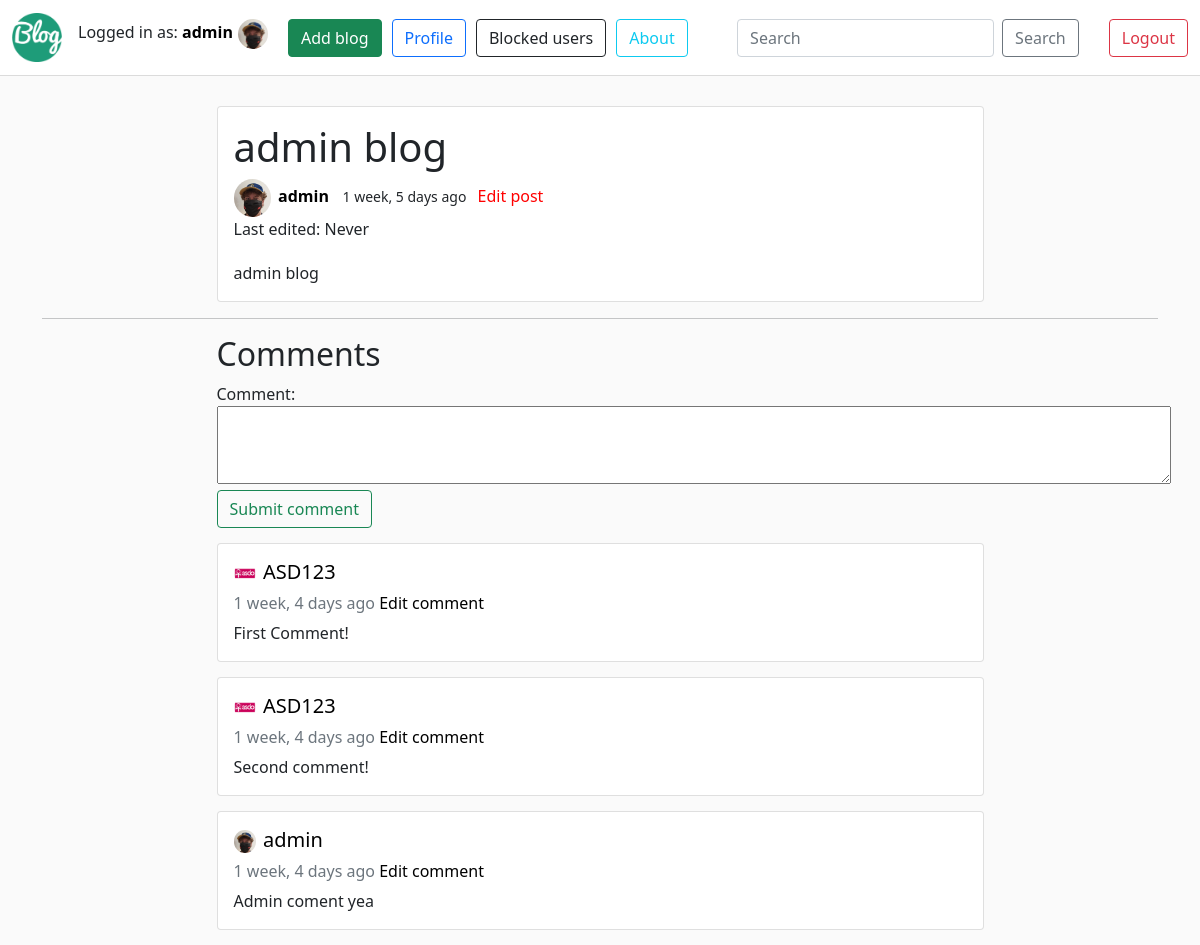
Before: /posts/3/ (signed in) with the older database file.
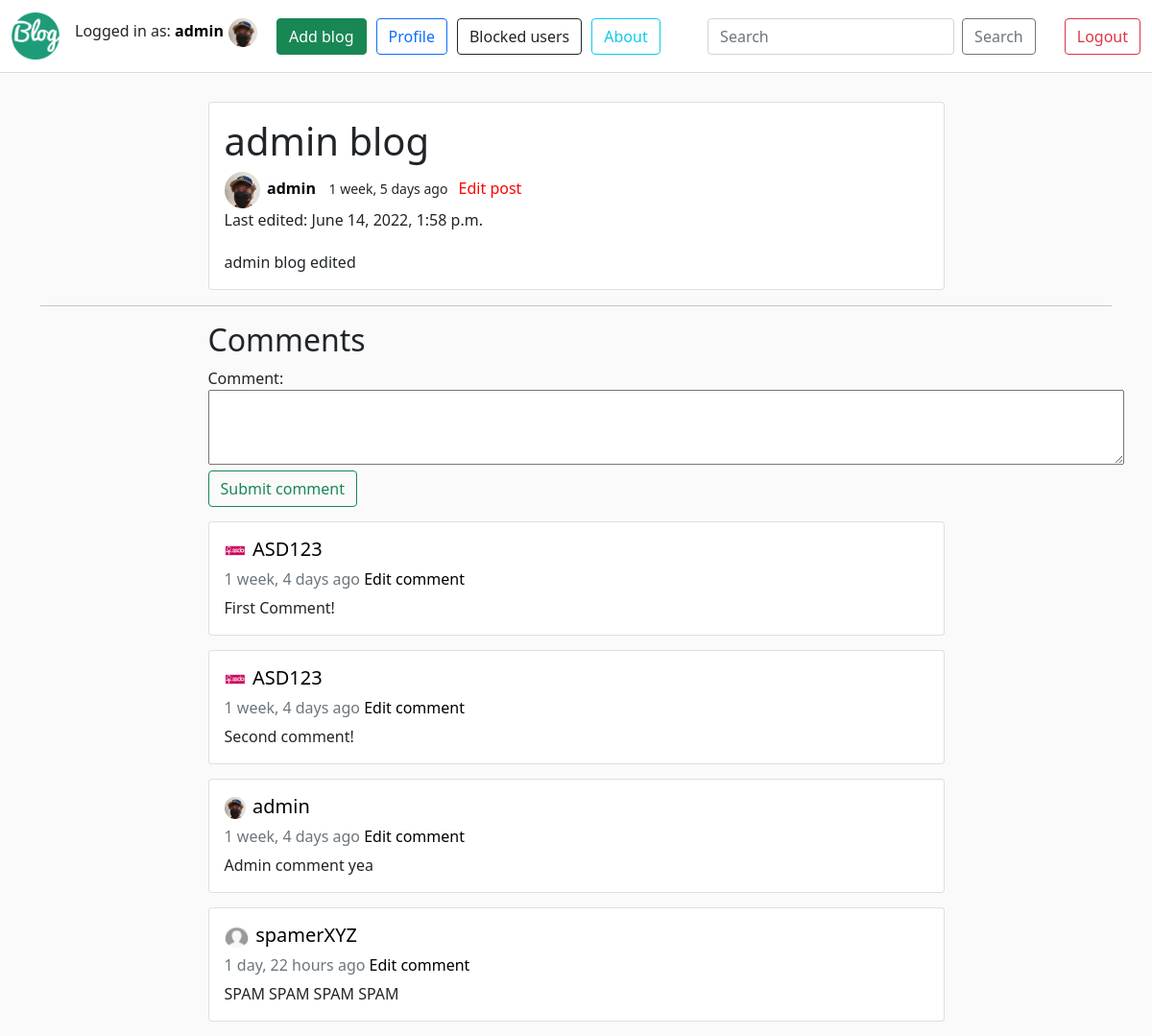
After: the same page with the newer database file.
### posts/models.py (models this page shows, shortened)
class Post(models.Model):
    title = models.CharField(max_length=255)
    slug = models.SlugField()
    body = models.TextField()
    created_at = models.DateTimeField(auto_now_add=True)
    author = models.ForeignKey(User,default=None,on_delete=models.CASCADE,related_name='author')
    image=models.ImageField(upload_to='uploads/',blank=True,null=True)
    last_edited_at = models.DateTimeField(blank=True,null=True)
    class Meta:
        ordering = ('-created_at',)

class Comment(models.Model):
    post = models.ForeignKey(Post, related_name='comments', on_delete=models.CASCADE)
    body = models.TextField()
    created_at = models.DateTimeField(auto_now_add=True)
    author = models.ForeignKey(User,default=None,on_delete=models.CASCADE)

class Profile(models.Model):
    user = models.OneToOneField(User,on_delete=models.CASCADE,primary_key=True, related_name='profile')
    bio = models.TextField()
    image=models.ImageField(upload_to='uploads/',blank=True,null=True,default='uploads/profileUserDefaultImg.png')
    blockedUsers = models.ManyToManyField(User, blank=True,related_name='blockedUsers')

### posts/views.py (the view)
# urls.py: path('posts/<int:pk>/', post_detail_view, name='post_detail'),
@login_required(login_url="../../login/")
def post_detail_view(request,pk):
    post = get_object_or_404(Post, id=pk)
    if request.user in post.author.profile.blockedUsers.all():
        return redirect('blocked_post')
    if request.method == 'POST':
        form=forms.CommentForm(request.POST)
        if form.is_valid():
            comment=form.save(commit=False)
            comment.author=request.user
            comment.post=post
            comment.save()
            return redirect('post_detail',pk=post.id)
    else:
        form=forms.CommentForm()
    return render(request, 'post_detail.html',{'post':post,'form':form})

### posts/forms.py
class CommentForm(forms.ModelForm):
    body = forms.CharField(label='Comment',widget=forms.Textarea(attrs={"rows":3,"cols":101}))
    class Meta:
        model = models.Comment
        fields = ['body']
        labels = {'body':'Comment'}

### posts/templates/post_detail.html (shortened to what this page needs)
{% extends 'base.html' %}
{% block content %}
<div class="card post-card">
    <div class="card-body">
        <h1 class="card-title">{{ post.title }}</h1></a>
        <p class="card-text" style="height:50px"><a href="{% url 'user_detail' post.author.username %}"><img src="{{ post.author.profile.image.url }}" style="height:75%; width:auto; border-radius: 50%; margin-right: 7px;"><b>{{ post.author }}</b></a><small style="margin-left:10px"> {{ post.created_at|timesince }} ago</small>
            {% if post.author == request.user %}
            <a href="{% url 'edit_post' post.id %}" style="margin-left:7px;color:red;">Edit post</a>
            {% endif %}
            <br>Last edited: {% if post.last_edited_at %}
            {{ post.last_edited_at }}
            {% else %}
            Never
            {% endif %}
        </p>
    </div>
    <div class="card-body">
            <p class="card-text">{{ post.body }}</p>
    </div>
</div>
<hr>
<div class="comments-container">
    <h2>Comments</h2>
    <form method="post" class="mb-6">
        {{ form }}
        <div class="field">
            <div class="control">
                <button class="btn btn-outline-success button is-success">Submit comment</button>
            </div>
        </div>
    </form>
    {% for comment in post.comments.all %}
    <div class="card">
        <div class="card-body">
            <a href="{% url 'user_detail' comment.author.username %}"><h5 class="card-title" style="height: 30px;"><img src="{{ comment.author.profile.image.url }}" style="height:75%; width:auto; border-radius: 50%; margin-right: 7px;">{{ comment.author }}</h5></a>
          <h6 class="card-subtitle mb-2 text-muted">{{ comment.created_at|timesince }} ago {% if comment.author == request.user or post.author == request.user %}
            <a href="{% url 'edit_comment' comment.id %}">Edit comment</a>
            {% endif %}</h6>
          <p class="card-text">{{ comment.body }}</p>
        </div>
      </div>
</div>
{% endfor %}
{% endblock %}

Changed rows visible on the page:
changed Post "admin blog": last_edited_at (not shown) → "June 14, 2022, 1:58 p.m."; body "admin blog" → "admin blog edited"
changed Comment "admin": body "Admin coment yea" → "Admin comment yea"
added Comment: author.profile.image (placeholder picture), author "spamerXYZ", created_at "1 day, 22 hours", shows "Edit comment", body "SPAM SPAM SPAM SPAM"
Other visible differences:
text no longer shown: "Never"
